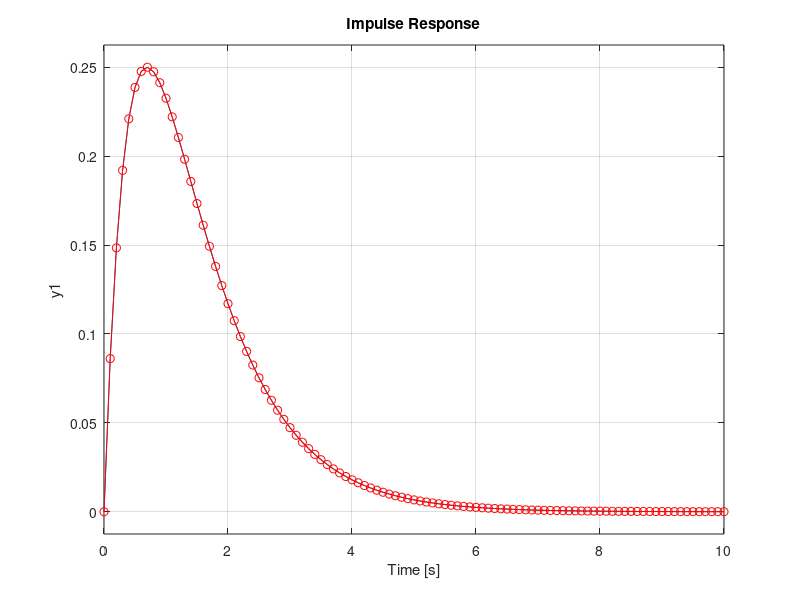
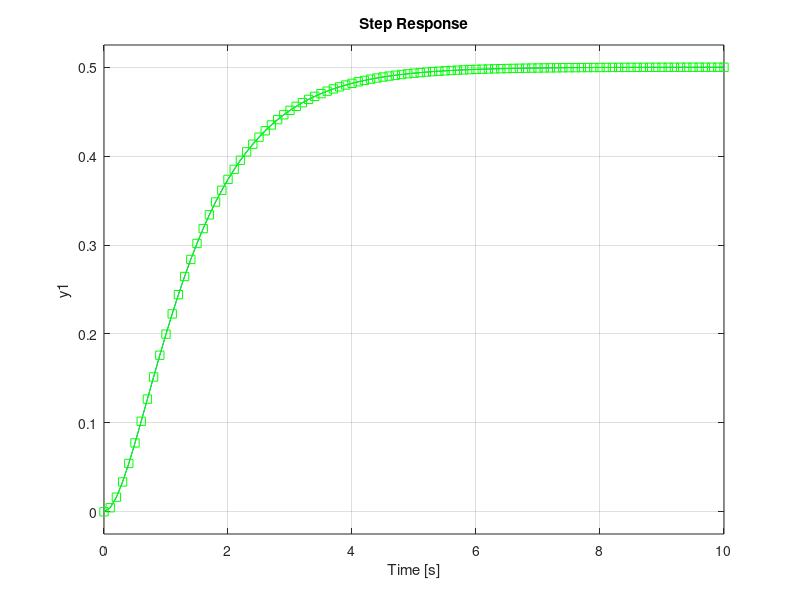

Here is the MATLAB script that generated these plots, in order:
sys = tf(1, [1, 3, 2]);
t = 0:1e-1:10;
yi = exp(-t) - exp(-2*t);
ys = 1/2 - exp(-t) + 1/2*exp(-2 * t);

figure, impulse(sys, 10), grid on;
hold on;
plot(t, yi, '-or');
hold off;

figure, step(sys, 10), grid on;
hold on;
plot(t, ys, '-sg');
hold off;

